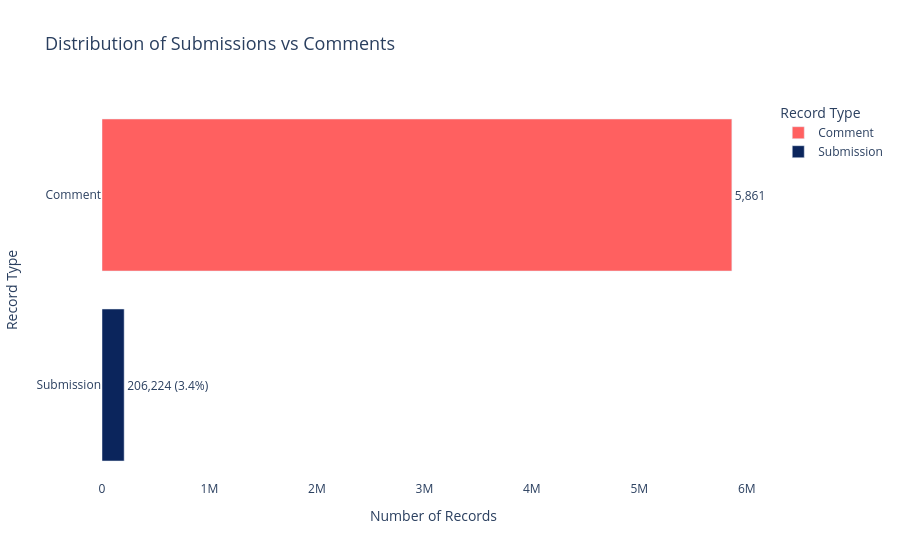

The cell this chart's notebook holds for it:
### Code cell
fig = px.bar(
    counts,
    x="Count",
    y="Record Type",
    orientation="h",
    color="Record Type",
    color_discrete_map={"Submission":"#0b255c" , "Comment": "#ff6060"},
    title="Distribution of Submissions vs Comments",
    text=counts.apply(lambda r: f"{r['Count']:,} ({r['Percentage']}%)", axis=1)
)

fig.update_layout(
    xaxis_title="Number of Records",
    yaxis_title="Record Type",
    title_font_size=18,
    plot_bgcolor="white"
)
fig.update_traces(textposition="outside")
fig.show()

### Figure 1 — Plotly figure (JSON) as saved in the notebook; plotly's stock layout.template omitted (floating-point values rounded to 4 significant figures)
{"data": [{"hovertemplate": "Record Type=%{y}<br>Count=%{x}<br>text=%{text}<extra></extra>", "legendgroup": "Comment", "marker": {"color": "#ff6060", "pattern": {"shape": ""}}, "name": "Comment", "orientation": "h", "showlegend": true, "text": ["5,861,336 (96.6%)"], "textposition": "outside", "type": "bar", "x": [5861336], "xaxis": "x", "y": ["Comment"], "yaxis": "y"}, {"hovertemplate": "Record Type=%{y}<br>Count=%{x}<br>text=%{text}<extra></extra>", "legendgroup": "Submission", "marker": {"color": "#0b255c", "pattern": {"shape": ""}}, "name": "Submission", "orientation": "h", "showlegend": true, "text": ["206,224 (3.4%)"], "textposition": "outside", "type": "bar", "x": [206224], "xaxis": "x", "y": ["Submission"], "yaxis": "y"}], "layout": {"autosize": true, "barmode": "relative", "legend": {"title": {"text": "Record Type"}, "tracegroupgap": 0}, "plot_bgcolor": "white", "title": {"font": {"size": 18}, "text": "Distribution of Submissions vs Comments"}, "xaxis": {"anchor": "y", "autorange": true, "domain": [0, 1], "range": [0, 6170000.0], "title": {"text": "Number of Records"}, "type": "linear"}, "yaxis": {"anchor": "x", "autorange": true, "categoryarray": ["Submission", "Comment"], "categoryorder": "array", "domain": [0, 1], "range": [-0.5, 1.5], "title": {"text": "Record Type"}, "type": "category"}}}
